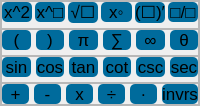
                           <widget class="QFrame" name="frame_154">
                            <property name="frameShape">
                             <enum>QFrame::StyledPanel</enum>
                            </property>
                            <property name="frameShadow">
                             <enum>QFrame::Raised</enum>
                            </property>
                            <layout class="QVBoxLayout" name="verticalLayout_237">
                             <property name="spacing">
                              <number>0</number>
                             </property>
                             <property name="leftMargin">
                              <number>0</number>
                             </property>
                             <property name="topMargin">
                              <number>0</number>
                             </property>
                             <property name="rightMargin">
                              <number>0</number>
                             </property>
                             <property name="bottomMargin">
                              <number>0</number>
                             </property>
                             <item>
                              <widget class="QFrame" name="frame_155">
                               <property name="styleSheet">
                                <string notr="true">pushButton_40{
	background-color: rgb(255, 85, 0);
}</string>
                               </property>
                               <property name="frameShape">
                                <enum>QFrame::StyledPanel</enum>
                               </property>
                               <property name="frameShadow">
                                <enum>QFrame::Raised</enum>
                               </property>
                               <layout class="QHBoxLayout" name="horizontalLayout_12">
                                <property name="spacing">
                                 <number>3</number>
                                </property>
                                <property name="leftMargin">
                                 <number>0</number>
                                </property>
                                <property name="topMargin">
                                 <number>0</number>
                                </property>
                                <property name="rightMargin">
                                 <number>0</number>
                                </property>
                                <property name="bottomMargin">
                                 <number>5</number>
                                </property>
                                <item>
                                 <widget class="QPushButton" name="func1_pushButton">
                                  <property name="font">
                                   <font>
                                    <pointsize>13</pointsize>
                                   </font>
                                  </property>
                                  <property name="toolTip">
                                   <string>power of 2</string>
                                  </property>
                                  <property name="styleSheet">
                                   <string notr="true">
#func1_pushButton{
background-color: rgb(0, 107, 156);
border-radius: 5px;
}
#func1_pushButton:hover{
	background-color: rgb(145, 173, 179);
}
#func1_pushButton:pressed{
	background-color: rgb(78, 93, 100);
}


</string>
                                  </property>
                                  <property name="text">
                                   <string>x^2</string>
                                  </property>
                                 </widget>
                                </item>
                                <item>
                                 <widget class="QPushButton" name="func2_pushButton">
                                  <property name="font">
                                   <font>
                                    <pointsize>13</pointsize>
                                   </font>
                                  </property>
                                  <property name="toolTip">
                                   <string>power of n</string>
                                  </property>
                                  <property name="styleSheet">
                                   <string notr="true">
#func2_pushButton{
background-color: rgb(0, 107, 156);
border-radius: 5px;
}
#func2_pushButton:hover{
	background-color: rgb(145, 173, 179);
}
#func2_pushButton:pressed{
	background-color: rgb(78, 93, 100);
}


</string>
                                  </property>
                                  <property name="text">
                                   <string>x^□</string>
                                  </property>
                                 </widget>
                                </item>
                                <item>
                                 <widget class="QPushButton" name="func3_pushButton">
                                  <property name="font">
                                   <font>
                                    <pointsize>13</pointsize>
                                   </font>
                                  </property>
                                  <property name="toolTip">
                                   <string>square root of n</string>
                                  </property>
                                  <property name="styleSheet">
                                   <string notr="true">
#func3_pushButton{
background-color: rgb(0, 107, 156);
border-radius: 5px;
}
#func3_pushButton:hover{
	background-color: rgb(145, 173, 179);
}
#func3_pushButton:pressed{
	background-color: rgb(78, 93, 100);
}


</string>
                                  </property>
                                  <property name="text">
                                   <string>√☐</string>
                                  </property>
                                 </widget>
                                </item>
                                <item>
                                 <widget class="QPushButton" name="func4_pushButton">
                                  <property name="font">
                                   <font>
                                    <pointsize>13</pointsize>
                                   </font>
                                  </property>
                                  <property name="toolTip">
                                   <string>n degrees</string>
                                  </property>
                                  <property name="styleSheet">
                                   <string notr="true">
#func4_pushButton{
background-color: rgb(0, 107, 156);
border-radius: 5px;
}
#func4_pushButton:hover{
	background-color: rgb(145, 173, 179);
}
#func4_pushButton:pressed{
	background-color: rgb(78, 93, 100);
}
</string>
                                  </property>
                                  <property name="text">
                                   <string> x◦ </string>
                                  </property>
                                 </widget>
                                </item>
                                <item>
                                 <widget class="QPushButton" name="func5_pushButton">
                                  <property name="font">
                                   <font>
                                    <pointsize>13</pointsize>
                                   </font>
                                  </property>
                                  <property name="toolTip">
                                   <string>n prime</string>
                                  </property>
                                  <property name="styleSheet">
                                   <string notr="true">
#func5_pushButton{
background-color: rgb(0, 107, 156);
border-radius: 5px;
}
#func5_pushButton:hover{
	background-color: rgb(145, 173, 179);
}
#func5_pushButton:pressed{
	background-color: rgb(78, 93, 100);
}


</string>
                                  </property>
                                  <property name="text">
                                   <string>(☐)′</string>
                                  </property>
                                 </widget>
                                </item>
                                <item>
                                 <widget class="QPushButton" name="func6_pushButton">
                                  <property name="font">
                                   <font>
                                    <pointsize>13</pointsize>
                                   </font>
                                  </property>
                                  <property name="toolTip">
                                   <string>n fraction n</string>
                                  </property>
                                  <property name="styleSheet">
                                   <string notr="true">#func6_pushButton{
background-color: rgb(0, 107, 156);
border-radius: 5px;
}
#func6_pushButton:hover{
	background-color: rgb(145, 173, 179);
}
#func6_pushButton:pressed{
	background-color: rgb(78, 93, 100);
}
</string>
                                  </property>
                                  <property name="text">
                                   <string>□/□</string>
                                  </property>
                                 </widget>
                                </item>
                               </layout>
                              </widget>
                             </item>
                             <item>
                              <widget class="QFrame" name="frame_156">
                               <property name="font">
                                <font>
                                 <pointsize>12</pointsize>
                                </font>
                               </property>
                               <property name="frameShape">
                                <enum>QFrame::StyledPanel</enum>
                               </property>
                               <property name="frameShadow">
                                <enum>QFrame::Raised</enum>
                               </property>
                               <layout class="QHBoxLayout" name="horizontalLayout_14">
                                <property name="spacing">
                                 <number>5</number>
                                </property>
                                <property name="leftMargin">
                                 <number>0</number>
                                </property>
                                <property name="topMargin">
                                 <number>0</number>
                                </property>
                                <property name="rightMargin">
                                 <number>0</number>
                                </property>
                                <property name="bottomMargin">
                                 <number>5</number>
                                </property>
                                <item>
                                 <widget class="QPushButton" name="func7_pushButton">
                                  <property name="font">
                                   <font>
                                    <pointsize>13</pointsize>
                                   </font>
                                  </property>
                                  <property name="toolTip">
                                   <string>left parenthesis</string>
                                  </property>
                                  <property name="styleSheet">
                                   <string notr="true">#func7_pushButton{
background-color: rgb(0, 107, 156);
border-radius: 5px;
}
#func7_pushButton:hover{
	background-color: rgb(145, 173, 179);
}
#func7_pushButton:pressed{
	background-color: rgb(78, 93, 100);
}


</string>
                                  </property>
                                  <property name="text">
                                   <string>(</string>
                                  </property>
                                 </widget>
                                </item>
                                <item>
                                 <widget class="QPushButton" name="func8_pushButton">
                                  <property name="font">
                                   <font>
                                    <pointsize>13</pointsize>
                                   </font>
                                  </property>
                                  <property name="toolTip">
                                   <string>right parenthesis</string>
                                  </property>
                                  <property name="styleSheet">
                                   <string notr="true">#func8_pushButton{
background-color: rgb(0, 107, 156);
border-radius: 5px;
}
#func8_pushButton:hover{
	background-color: rgb(145, 173, 179);
}
#func8_pushButton:pressed{
	background-color: rgb(78, 93, 100);
}


</string>
                                  </property>
                                  <property name="text">
                                   <string>)</string>
                                  </property>
                                 </widget>
                                </item>
                                <item>
                                 <widget class="QPushButton" name="func9_pushButton">
                                  <property name="font">
                                   <font>
                                    <pointsize>13</pointsize>
                                   </font>
                                  </property>
                                  <property name="toolTip">
                                   <string>pi</string>
                                  </property>
                                  <property name="styleSheet">
                                   <string notr="true">#func9_pushButton{
background-color: rgb(0, 107, 156);
border-radius: 5px;
}
#func9_pushButton:hover{
	background-color: rgb(145, 173, 179);
}
#func9_pushButton:pressed{
	background-color: rgb(78, 93, 100);
}


</string>
                                  </property>
                                  <property name="text">
                                   <string> π </string>
                                  </property>
                                 </widget>
                                </item>
                                <item>
                                 <widget class="QPushButton" name="func10_pushButton">
                                  <property name="font">
                                   <font>
                                    <pointsize>13</pointsize>
                                   </font>
                                  </property>
                                  <property name="toolTip">
                                   <string>summation</string>
                                  </property>
                                  <property name="styleSheet">
                                   <string notr="true">#func10_pushButton{
background-color: rgb(0, 107, 156);
border-radius: 5px;
}
#func10_pushButton:hover{
	background-color: rgb(145, 173, 179);
}
#func10_pushButton:pressed{
	background-color: rgb(78, 93, 100);
}


</string>
                                  </property>
                                  <property name="text">
                                   <string>∑</string>
                                  </property>
                                 </widget>
                                </item>
                                <item>
                                 <widget class="QPushButton" name="func11_pushButton">
                                  <property name="font">
                                   <font>
                                    <pointsize>13</pointsize>
                                   </font>
                                  </property>
                                  <property name="toolTip">
                                   <string>infinity</string>
                                  </property>
                                  <property name="styleSheet">
                                   <string notr="true">#func11_pushButton{
background-color: rgb(0, 107, 156);
border-radius: 5px;
}
#func11_pushButton:hover{
	background-color: rgb(145, 173, 179);
}
#func11_pushButton:pressed{
	background-color: rgb(78, 93, 100);
}


</string>
                                  </property>
                                  <property name="text">
                                   <string>∞</string>
                                  </property>
                                 </widget>
                                </item>
                                <item>
                                 <widget class="QPushButton" name="func12_pushButton">
                                  <property name="font">
                                   <font>
                                    <pointsize>13</pointsize>
                                   </font>
                                  </property>
                                  <property name="toolTip">
                                   <string>theta</string>
                                  </property>
                                  <property name="styleSheet">
                                   <string notr="true">#func12_pushButton{
background-color: rgb(0, 107, 156);
border-radius: 5px;
}
#func12_pushButton:hover{
	background-color: rgb(145, 173, 179);
}
#func12_pushButton:pressed{
	background-color: rgb(78, 93, 100);
}


</string>
                                  </property>
                                  <property name="text">
                                   <string> θ </string>
                                  </property>
                                 </widget>
                                </item>
                               </layout>
                              </widget>
                             </item>
                             <item>
                              <widget class="QFrame" name="frame_157">
                               <property name="frameShape">
                                <enum>QFrame::StyledPanel</enum>
                               </property>
                               <property name="frameShadow">
                                <enum>QFrame::Raised</enum>
                               </property>
                               <layout class="QHBoxLayout" name="horizontalLayout_18">
                                <property name="spacing">
                                 <number>5</number>
                                </property>
                                <property name="leftMargin">
                                 <number>0</number>
                                </property>
                                <property name="topMargin">
                                 <number>0</number>
                                </property>
                                <property name="rightMargin">
                                 <number>0</number>
                                </property>
                                <property name="bottomMargin">
                                 <number>5</number>
                                </property>
                                <item>
                                 <widget class="QPushButton" name="func13_pushButton">
                                  <property name="font">
                                   <font>
                                    <pointsize>13</pointsize>
                                   </font>
                                  </property>
                                  <property name="toolTip">
                                   <string>sine</string>
                                  </property>
                                  <property name="styleSheet">
                                   <string notr="true">#func13_pushButton{
background-color: rgb(0, 107, 156);
border-radius: 5px;
}
#func13_pushButton:hover{
	background-color: rgb(145, 173, 179);
}
#func13_pushButton:pressed{
	background-color: rgb(78, 93, 100);
}</string>
                                  </property>
                                  <property name="text">
                                   <string>sin</string>
                                  </property>
                                 </widget>
                                </item>
                                <item>
                                 <widget class="QPushButton" name="func14_pushButton">
                                  <property name="font">
                                   <font>
                                    <pointsize>13</pointsize>
                                   </font>
                                  </property>
                                  <property name="toolTip">
                                   <string>cosine</string>
                                  </property>
                                  <property name="styleSheet">
                                   <string notr="true">#func14_pushButton{
background-color: rgb(0, 107, 156);
border-radius: 5px;
}
#func14_pushButton:hover{
	background-color: rgb(145, 173, 179);
}
#func14_pushButton:pressed{
	background-color: rgb(78, 93, 100);
}</string>
                                  </property>
                                  <property name="text">
                                   <string>cos</string>
                                  </property>
                                 </widget>
                                </item>
                                <item>
                                 <widget class="QPushButton" name="func15_pushButton">
                                  <property name="font">
                                   <font>
                                    <pointsize>13</pointsize>
                                   </font>
                                  </property>
                                  <property name="toolTip">
                                   <string>tangent</string>
                                  </property>
                                  <property name="styleSheet">
                                   <string notr="true">#func15_pushButton{
background-color: rgb(0, 107, 156);
border-radius: 5px;
}
#func15_pushButton:hover{
	background-color: rgb(145, 173, 179);
}
#func15_pushButton:pressed{
	background-color: rgb(78, 93, 100);
}</string>
                                  </property>
                                  <property name="text">
                                   <string>tan</string>
                                  </property>
                                 </widget>
                                </item>
                                <item>
                                 <widget class="QPushButton" name="func16_pushButton">
                                  <property name="font">
                                   <font>
                                    <pointsize>13</pointsize>
                                   </font>
                                  </property>
                                  <property name="toolTip">
                                   <string>cotangent</string>
                                  </property>
                                  <property name="styleSheet">
                                   <string notr="true">#func16_pushButton{
background-color: rgb(0, 107, 156);
border-radius: 5px;
}
#func16_pushButton:hover{
	background-color: rgb(145, 173, 179);
}
#func16_pushButton:pressed{
	background-color: rgb(78, 93, 100);
}</string>
                                  </property>
                                  <property name="text">
                                   <string>cot</string>
                                  </property>
                                 </widget>
                                </item>
                                <item>
                                 <widget class="QPushButton" name="func17_pushButton">
                                  <property name="font">
                                   <font>
                                    <pointsize>13</pointsize>
                                   </font>
                                  </property>
                                  <property name="toolTip">
                                   <string>cosecant</string>
                                  </property>
                                  <property name="styleSheet">
                                   <string notr="true">#func17_pushButton{
background-color: rgb(0, 107, 156);
border-radius: 5px;
}
#func17_pushButton:hover{
	background-color: rgb(145, 173, 179);
}
#func17_pushButton:pressed{
	background-color: rgb(78, 93, 100);
}</string>
                                  </property>
                                  <property name="text">
                                   <string>csc</string>
                                  </property>
                                 </widget>
                                </item>
                                <item>
                                 <widget class="QPushButton" name="func18_pushButton">
                                  <property name="font">
                                   <font>
                                    <pointsize>13</pointsize>
                                   </font>
                                  </property>
                                  <property name="toolTip">
                                   <string>secant</string>
                                  </property>
                                  <property name="styleSheet">
                                   <string notr="true">#func18_pushButton{
background-color: rgb(0, 107, 156);
border-radius: 5px;
}
#func18_pushButton:hover{
	background-color: rgb(145, 173, 179);
}
#func18_pushButton:pressed{
	background-color: rgb(78, 93, 100);
}</string>
                                  </property>
                                  <property name="text">
                                   <string>sec</string>
                                  </property>
                                 </widget>
                                </item>
                               </layout>
                              </widget>
                             </item>
                             <item>
                              <widget class="QFrame" name="frame_158">
                               <property name="frameShape">
                                <enum>QFrame::StyledPanel</enum>
                               </property>
                               <property name="frameShadow">
                                <enum>QFrame::Raised</enum>
                               </property>
                               <layout class="QHBoxLayout" name="horizontalLayout_19">
                                <property name="spacing">
                                 <number>5</number>
                                </property>
                                <property name="leftMargin">
                                 <number>0</number>
                                </property>
                                <property name="topMargin">
                                 <number>0</number>
                                </property>
                                <property name="rightMargin">
                                 <number>0</number>
                                </property>
                                <property name="bottomMargin">
                                 <number>0</number>
                                </property>
                                <item>
                                 <widget class="QPushButton" name="func19_pushButton">
                                  <property name="font">
                                   <font>
                                    <pointsize>13</pointsize>
                                   </font>
                                  </property>
                                  <property name="toolTip">
                                   <string>add</string>
                                  </property>
                                  <property name="styleSheet">
                                   <string notr="true">#func19_pushButton{
background-color: rgb(0, 107, 156);
border-radius: 5px;
}
#func19_pushButton:hover{
	background-color: rgb(145, 173, 179);
}
#func19_pushButton:pressed{
	background-color: rgb(78, 93, 100);
}</string>
                                  </property>
                                  <property name="text">
                                   <string>+</string>
                                  </property>
                                 </widget>
                                </item>
                                <item>
                                 <widget class="QPushButton" name="func20_pushButton">
                                  <property name="font">
                                   <font>
                                    <pointsize>13</pointsize>
                                   </font>
                                  </property>
                                  <property name="toolTip">
                                   <string>subtract</string>
                                  </property>
                                  <property name="styleSheet">
                                   <string notr="true">#func20_pushButton{
background-color: rgb(0, 107, 156);
border-radius: 5px;
}
#func20_pushButton:hover{
	background-color: rgb(145, 173, 179);
}
#func20_pushButton:pressed{
	background-color: rgb(78, 93, 100);
}</string>
                                  </property>
                                  <property name="text">
                                   <string>-</string>
                                  </property>
                                 </widget>
                                </item>
                                <item>
                                 <widget class="QPushButton" name="func21_pushButton">
                                  <property name="font">
                                   <font>
                                    <pointsize>13</pointsize>
                                   </font>
                                  </property>
                                  <property name="toolTip">
                                   <string>multiply</string>
                                  </property>
                                  <property name="styleSheet">
                                   <string notr="true">#func21_pushButton{
background-color: rgb(0, 107, 156);
border-radius: 5px;
}
#func21_pushButton:hover{
	background-color: rgb(145, 173, 179);
}
#func21_pushButton:pressed{
	background-color: rgb(78, 93, 100);
}</string>
                                  </property>
                                  <property name="text">
                                   <string>x</string>
                                  </property>
                                 </widget>
                                </item>
                                <item>
                                 <widget class="QPushButton" name="func22_pushButton">
                                  <property name="font">
                                   <font>
                                    <pointsize>13</pointsize>
                                   </font>
                                  </property>
                                  <property name="toolTip">
                                   <string>divide</string>
                                  </property>
                                  <property name="styleSheet">
                                   <string notr="true">#func22_pushButton{
background-color: rgb(0, 107, 156);
border-radius: 5px;
}
#func22_pushButton:hover{
	background-color: rgb(145, 173, 179);
}
#func22_pushButton:pressed{
	background-color: rgb(78, 93, 100);
}</string>
                                  </property>
                                  <property name="text">
                                   <string>÷</string>
                                  </property>
                                 </widget>
                                </item>
                                <item>
                                 <widget class="QPushButton" name="func23_pushButton">
                                  <property name="font">
                                   <font>
                                    <pointsize>13</pointsize>
                                   </font>
                                  </property>
                                  <property name="toolTip">
                                   <string>decimal</string>
                                  </property>
                                  <property name="styleSheet">
                                   <string notr="true">#func23_pushButton{
background-color: rgb(0, 107, 156);
border-radius: 5px;
}
#func23_pushButton:hover{
	background-color: rgb(145, 173, 179);
}
#func23_pushButton:pressed{
	background-color: rgb(78, 93, 100);
}</string>
                                  </property>
                                  <property name="text">
                                   <string>·</string>
                                  </property>
                                 </widget>
                                </item>
                                <item>
                                 <widget class="QPushButton" name="func24_pushButton">
                                  <property name="font">
                                   <font>
                                    <pointsize>13</pointsize>
                                   </font>
                                  </property>
                                  <property name="toolTip">
                                   <string>inverse</string>
                                  </property>
                                  <property name="styleSheet">
                                   <string notr="true">#func24_pushButton{
background-color: rgb(0, 107, 156);
border-radius: 5px;
}
#func24_pushButton:hover{
	background-color: rgb(145, 173, 179);
}
#func24_pushButton:pressed{
	background-color: rgb(78, 93, 100);
}</string>
                                  </property>
                                  <property name="text">
                                   <string>invrs</string>
                                  </property>
                                 </widget>
                                </item>
                               </layout>
                              </widget>
                             </item>
                            </layout>
                           </widget>
